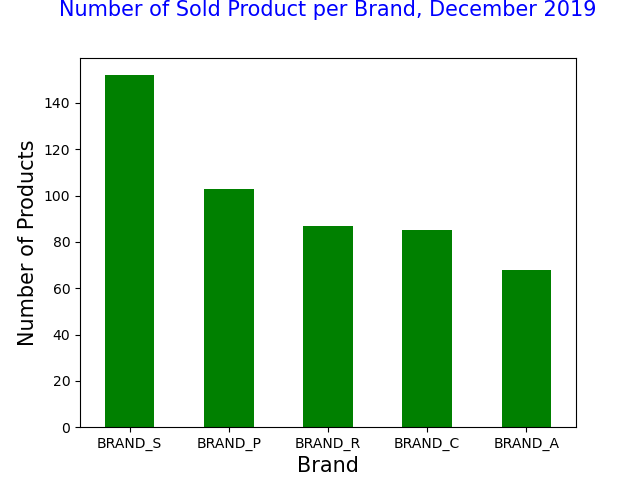

The script that drew this image:
import datetime
import pandas as pd
import matplotlib.pyplot as plt
dataset = pd.read_csv('https://storage.googleapis.com/dqlab-dataset/retail_raw_reduced.csv')
dataset['order_month'] = dataset['order_date'].apply(lambda x: datetime.datetime.strptime(x, "%Y-%m-%d").strftime('%Y-%m'))
dataset['gmv'] = dataset['item_price']*dataset['quantity']
top_brands = (dataset[dataset['order_month']=='2019-12'].groupby('brand')['quantity']
                .sum()
                .reset_index()
                .sort_values(by='quantity',ascending=False)
                .head(5))
dataset_top5brand_dec = dataset[(dataset['order_month']=='2019-12') & (dataset['brand'].isin(top_brands['brand'].to_list()))]

plt.clf()
dataset_top5brand_dec.groupby('brand')['product_id'].nunique().sort_values(ascending=False).plot(kind='bar', color='green')
plt.title('Number of Sold Product per Brand, December 2019',loc='center',pad=30, fontsize=15, color='blue')
plt.xlabel('Brand', fontsize = 15)
plt.ylabel('Number of Products',fontsize = 15)
plt.ylim(ymin=0)
plt.xticks(rotation=0)
plt.show()
